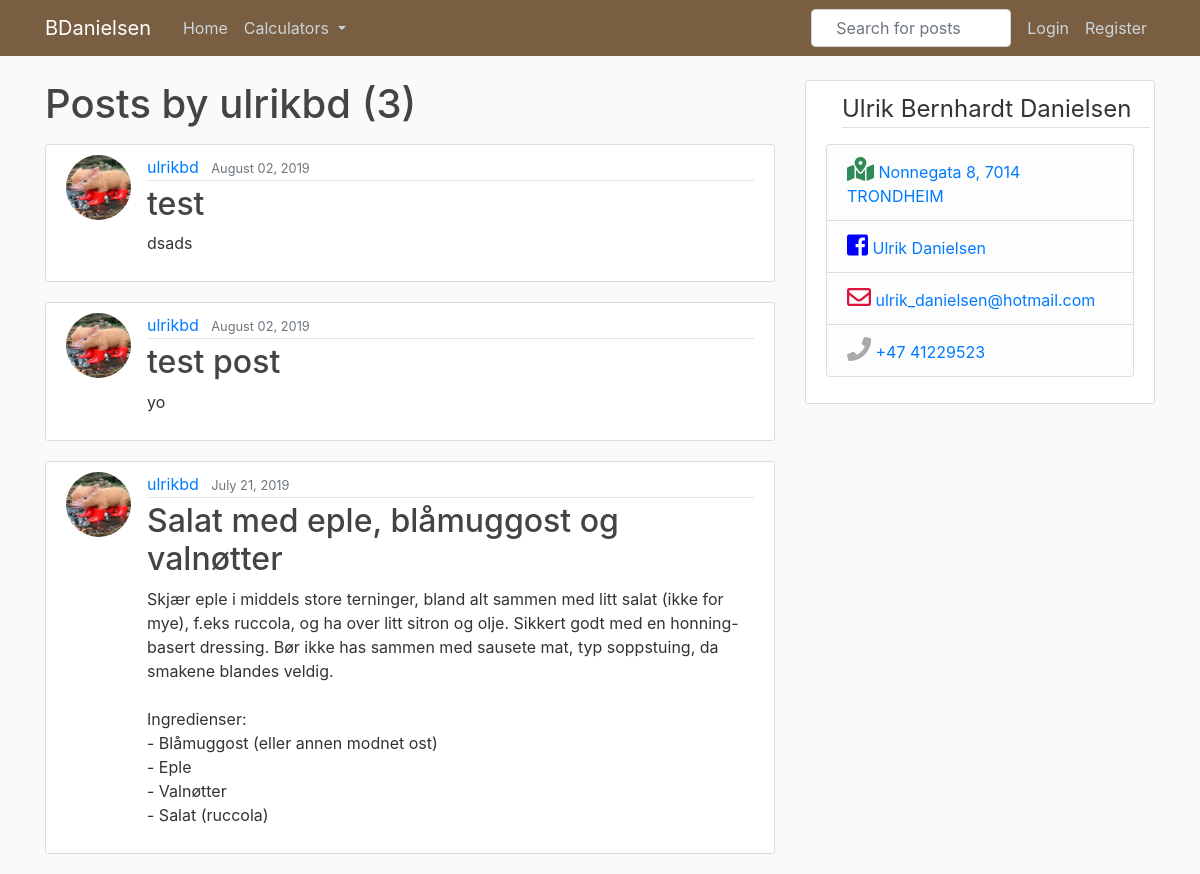
Page /user/ulrikbd on the earlier database version.
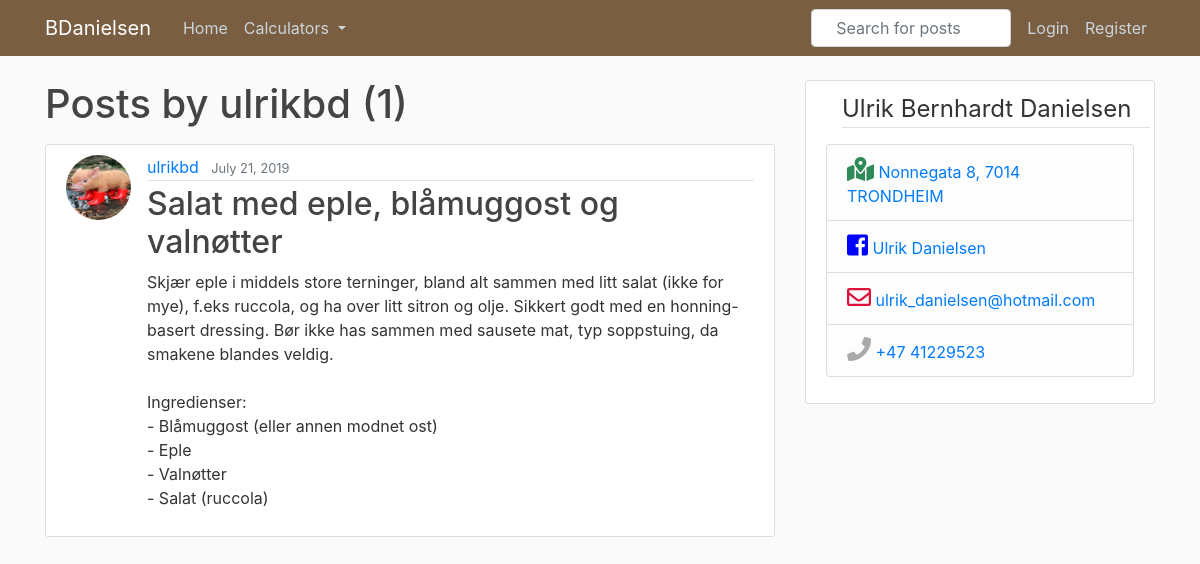
Same page on the later database version.
### blog/models.py (models this page shows, shortened)
class Post(models.Model):
    title = models.CharField(max_length=100)
    content = models.TextField()
    date_posted = models.DateTimeField(default=timezone.now)
    author = models.ForeignKey(User, on_delete=models.CASCADE)

### users/models.py (models this page shows, shortened)
class Profile(models.Model):
    user = models.OneToOneField(User, on_delete=models.CASCADE)
    image = models.ImageField(default='default.jpg', upload_to='profile_pics')

### blog/views.py (the view)
# urls.py: path('user/<str:username>', UserPostListView.as_view(), name='user-posts'),
class UserPostListView(ListView):
    model = Post
    template_name = 'blog/user_posts.html'
    context_object_name = 'posts'
    ordering = ['-date_posted']
    paginate_by = 5
    def get_queryset(self):
        user = get_object_or_404(User, username = self.kwargs.get('username'))
        return Post.objects.filter(author=user).order_by('-date_posted')

### blog/templates/blog/user_posts.html (shortened to what this page needs)
{% extends 'blog/base.html' %}
{% block content %}
<h1 class="mb-3">Posts by {{ view.kwargs.username }} ({{ page_obj.paginator.count }})</h1>
    {% for post in posts %}
    <article class="media content-section">
      <img class='rounded-circle article-img' src="{{ post.author.profile.image.url }}">
      <div class="media-body">
        <div class="article-metadata">
          <a class="mr-2" href="{% url 'user-posts' post.author.username %}">{{ post.author }}</a>
          <small class="text-muted">{{ post.date_posted|date:'F d, Y' }}</small>
        </div>
        <h2><a class="article-title" href="{% url 'post-detail' post.id %}">{{ post.title }}</a></h2>
        <p class="article-content">{{ post.content }}</p>
      </div>
    </article>
    {% endfor %}
{% endblock content %}

Differences in the rows shown:
removed Post: author.profile.image (picture), author "ulrikbd", date_posted "August 02, 2019", title "test", content "dsads"
removed Post: author.profile.image (picture), author "ulrikbd", date_posted "August 02, 2019", title "test post", content "yo"
Other differences:
{{ page_obj.paginator.count }}: "3" → "1"
